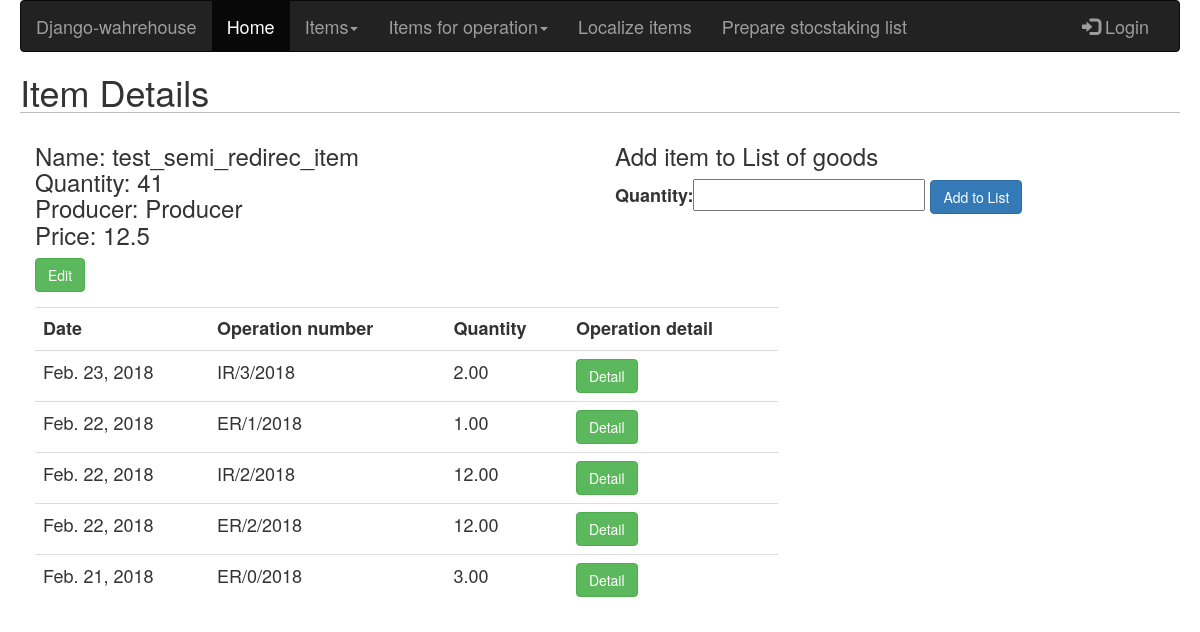
Page /warehouse/semi-finisheditem/test_semi_redirec_item/details/ on the committed database.
### warehouse/models.py (models this page shows, shortened)
class SemiFinishedItem(models.Model):
    name = models.CharField(max_length=255)
    slug = models.SlugField(blank=True)
    quantity = models.PositiveIntegerField(default=0)
    category = models.ForeignKey(Category)
    producer = models.CharField(max_length=50)
    price = models.FloatField()

### operations/models.py (models this page shows, shortened)
class OperationItem(models.Model):
    operation = models.ForeignKey(Operiation, related_name='operation_type')
    item = models.ForeignKey(SemiFinishedItem, related_name='operation_item')
    quantity = models.DecimalField(max_digits=8, decimal_places=2)

class Operiation(models.Model):
    worker = models.ForeignKey(settings.AUTH_USER_MODEL, related_name='warehouse_worker')
    created = models.DateField(auto_now=True)
    operation = models.CharField(max_length=50, choices=OPERATION_CHOICES)
    operation_number = models.CharField(max_length=15)

### warehouse/views.py (the view)
# urls.py: url(r'^semi-finisheditem/(?P<slug>[-\w]+)/details/$', semi_finished_item_detail, name='semi_finished_item_detail'),
def semi_finished_item_detail(request, slug):
    item = SemiFinishedItem.objects.get(slug=slug)
    list_of_goods_item_form = AddItemToListGoodsForm()
    operations = OperationItem.objects.filter(item=item).order_by('-operation__created')
    return render(request, 'products_html/semi_finished_item_detail.html',
                  {'item': item, 'add_item_form': list_of_goods_item_form, 'operations': operations})

### list_of_goods/forms.py
class AddItemToListGoodsForm(forms.Form):
    quantity = forms.FloatField()
    update = forms.BooleanField(required=False, initial=False, widget=forms.HiddenInput)

### warehouse/templates/products_html/semi_finished_item_detail.html (shortened to what this page needs)
{% extends "base.html" %}
{% block content %}
    <h1> Item Details</h1>
    <div class="form-group col-sm-6">
        <h3>
            Name: {{ item.name }} <br>
        Quantity: {{ item.quantity }} <br>
        Producer: {{ item.producer }} <br>
        Price: {{ item.price }}</h3>
        <input class="btn btn-success" type="button" value="Edit" onclick="location.href='{% url 'semi_finished_item_edit' item.slug %}'">
    </div>
    <div class="form-group col-sm-6">
    <h3>Add item to List of goods</h3>
    <form action="{% url 'list_of_goods_add' item.id %}" method="post">
        {{ add_item_form }}
        <input class="btn btn-primary" type="submit" value="Add to List">
    </form>
    </div>
    {% if operations %}
    <div class="form-group col-sm-12 col-md-8">
    <table class="table table-hover">
        <tr>
            <th>Date</th>
            <th>Operation number</th>
            <th>Quantity</th>
            <th>Operation detail</th>
        </tr>
        {% for operation in operations %}
            <tr>
                <td>{{ operation.operation.created }}</td>
                <td>{{ operation.operation.operation_number }}</td>
                <td>{{ operation.quantity }}</td>
                <td><input class="btn btn-success" type="button" value="Detail" onclick="location.href='{% url 'operation_detail' operation.operation.operation_number %}'"></td>
            </tr>
        {% endfor %}
    </table>
    </div>
    {% endif %}
{%  endblock %}

### warehouse/static/css/base.css (style rules this page uses)
body { margin-left: 20px; margin-right: 20px; font-size: 18px; }
h1 { border-bottom:1px solid #bbb; }
input[type=submit] { font-size: 14px; }

### rows in the picture
SemiFinishedItem: name "test_semi_redirec_item", quantity "41", producer "Producer", price "12.5", slug "Edit"
OperationItem: operation.created "Feb. 23, 2018", operation.operation_number "IR/3/2018", quantity "2.00", operation.operation_number "Detail"
OperationItem: operation.created "Feb. 22, 2018", operation.operation_number "ER/1/2018", quantity "1.00", operation.operation_number "Detail"
OperationItem: operation.created "Feb. 22, 2018", operation.operation_number "IR/2/2018", quantity "12.00", operation.operation_number "Detail"
OperationItem: operation.created "Feb. 22, 2018", operation.operation_number "ER/2/2018", quantity "12.00", operation.operation_number "Detail"
OperationItem: operation.created "Feb. 21, 2018", operation.operation_number "ER/0/2018", quantity "3.00", operation.operation_number "Detail"
